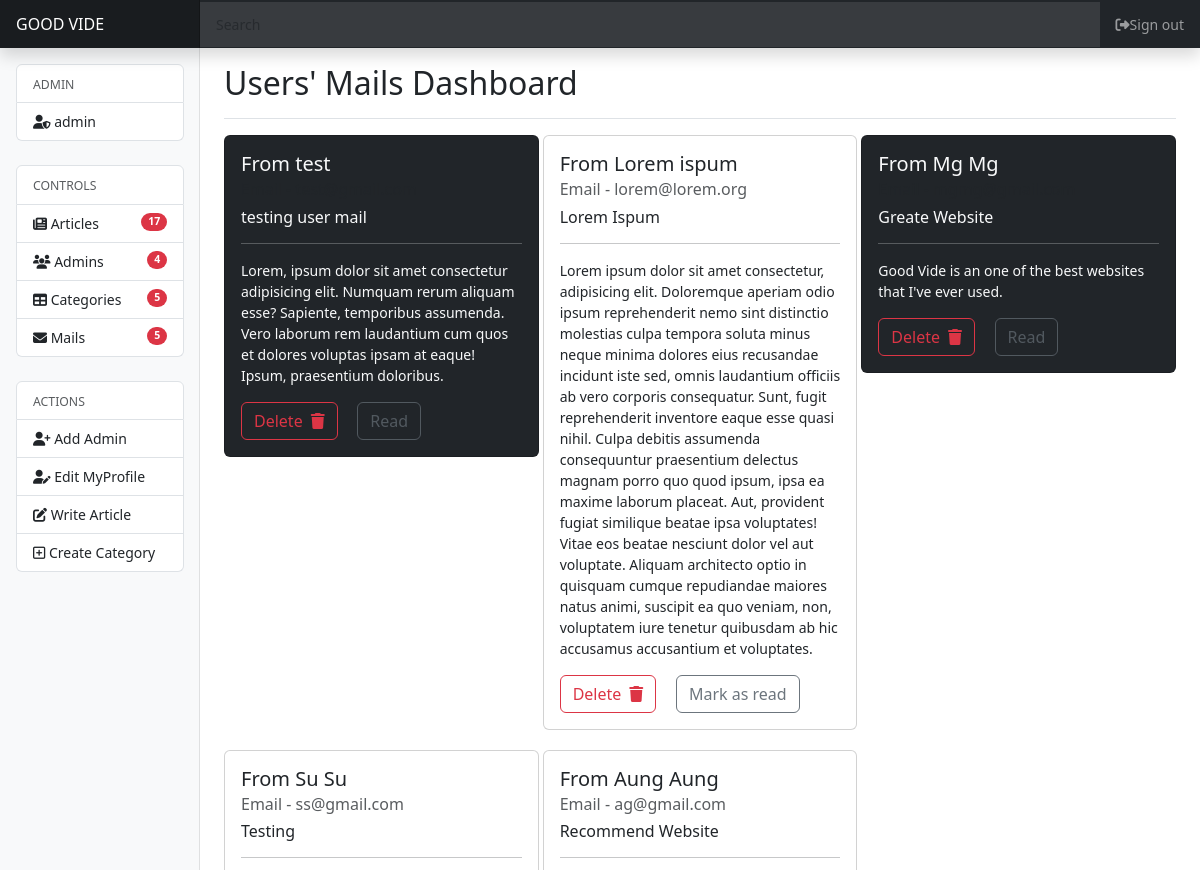
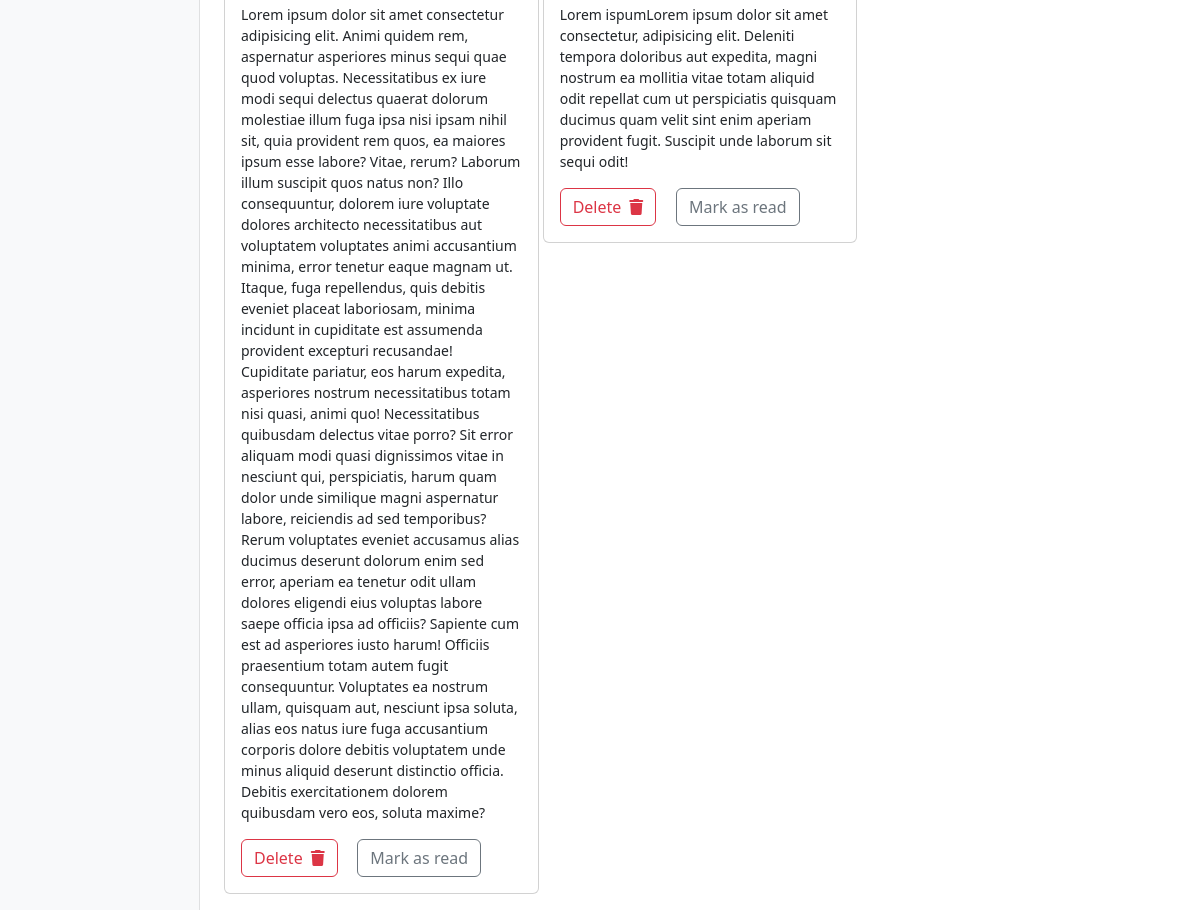
The page /admin/mail.php (signed in) on the database its author committed (2 pictures, top to bottom).
### tables this page shows
CREATE TABLE `mails` (
  `id` int NOT NULL,
  `name` varchar(100) NOT NULL,
  `email` varchar(100) NOT NULL,
  `subject` varchar(255) NOT NULL,
  `message` text NOT NULL,
  `is_read` tinyint(1) NOT NULL DEFAULT '0',
  `created_at` timestamp NOT NULL DEFAULT CURRENT_TIMESTAMP
);

### config/DB.php (called while the page is built, shortened)
<?php
class DB
{
    function __construct()
    {
        try {
            $this->pdo = new PDO("mysql:dbhost=" . self::DB_HOST . ";dbname=" . self::DB_NAME, self::DB_USERNAME, self::DB_PSW, [
                PDO::ATTR_ERRMODE => PDO::ERRMODE_EXCEPTION,
                PDO::ATTR_DEFAULT_FETCH_MODE => PDO::FETCH_OBJ
            ]);
        } catch (PDOException $e) {
            $e->getMessage();
        }
    }
    public function crud($query, $data = null, $fetch = null, $fetchAll = null)
    {
        $stmt = $this->pdo->prepare($query);
        $result = $stmt->execute($data);
        if ($fetchAll) return $stmt->fetchAll();
        return $result;
    }
}

### admin/mail.php (the view, shortened to what this page needs)
<?php require "header.php" ?>
<div class="d-flex justify-content-between flex-wrap flex-md-nowrap align-items-center pt-3 pb-2 mb-3 border-bottom">
    <h1 class="h2">Users' Mails Dashboard</h1>
</div>
<div class="row row-cols-1 row-cols-sm-2 row-cols-md-3 g-1">
    <?php
    if (empty($_POST['search'])) {
        $result = $db->crud("SELECT * FROM mails", null, false, true);
    } else {
        $searchKey = $_POST['search'];
        $result = $db->crud("SELECT * FROM mails WHERE email LIKE '%$searchKey%'", null, false, true);
    }
    if ($result) :
        foreach ($result as $mail) :
    ?>
            <div class="col">
                <div id="card<?= $mail->id ?>" class="card <?php
                                                            if ($mail->is_read) echo "text-light bg-dark";
                                                            else echo "text-dark bg-white";
                                                            ?>   mb-3">
                    <div class="card-body">
                        <h5 class="card-title">From <?= $mail->name ?></h5>
                        <h6 class="card-subtitle mb-2 text-muted">Email - <?= $mail->email ?></h6>
                        <h6><?= $mail->subject ?></h6>
                        <hr>
                        <p class="card-text"><?= $mail->message ?></p>
                        <a href="delete-mail.php?id=<?= $mail->id ?>" class="card-link btn btn-outline-danger" onclick="return confirm('Are you sure you want to delete?')">Delete<i class="fa-solid fa-trash ps-0 ps-md-2"></i></a>
                        <a href="read.php?id=<?= $mail->id ?>" class="card-link <?php
                                                                                if ($mail->is_read) echo "disabled";
                                                                                ?> btn btn-outline-secondary"><?php
                                                                                                                if ($mail->is_read) echo "Read";
                                                                                                                else echo "Mark as read";
                                                                                                                ?></a>
                    </div>
                </div>
            </div>
    <?php endforeach;
    endif;
    ?>
</div>
<?php require "footer.php" ?>

### admin/css/dashboard.css (style rules this page uses)
body { font-size: .875rem; }

### rows shown on the page
mails: name "test", subject "testing user mail", message "Lorem, ipsum dolor sit amet consectetur adipisicing elit. Numquam rerum aliquam esse? Sapiente, temporibus assumenda. Vero laborum rem laudantium cum quos et dolores voluptas ipsam at eaque! Ipsum, praesentium doloribus.", is_read "Read"
mails: name "Lorem ispum", email "lorem@lorem.org", subject "Lorem Ispum", message "Lorem ipsum dolor sit amet consectetur, adipisicing elit. Doloremque aperiam odio ipsum reprehenderit nemo sint distinctio molestias culpa tempora soluta minus neque minima dolores eius recusandae incidunt iste sed, omnis laudantium officiis ab vero corporis consequatur. Sunt, fugit reprehenderit inventore eaque esse quasi nihil. Culpa debitis assumenda consequuntur praesentium delectus magnam porro quo quod ipsum, ipsa ea maxime laborum placeat. Aut, provident fugiat similique beatae ipsa voluptates! Vitae eos beatae nesciunt dolor vel aut voluptate. Aliquam architecto optio in quisquam cumque repudiandae maiores natus animi, suscipit ea quo veniam, non, voluptatem iure tenetur quibusdam…", is_read "Mark as read"
mails: name "Mg Mg", subject "Greate Website", message "Good Vide is an one of the best websites that I've ever used.", is_read "Read"
mails: name "Su Su", email "ss@gmail.com", subject "Testing", message "Lorem ipsum dolor sit amet consectetur adipisicing elit. Animi quidem rem, aspernatur asperiores minus sequi quae quod voluptas. Necessitatibus ex iure modi sequi delectus quaerat dolorum molestiae illum fuga ipsa nisi ipsam nihil sit, quia provident rem quos, ea maiores ipsum esse labore? Vitae, rerum? Laborum illum suscipit quos natus non? Illo consequuntur, dolorem iure voluptate dolores architecto necessitatibus aut voluptatem voluptates animi accusantium minima, error tenetur eaque magnam ut. Itaque, fuga repellendus, quis debitis eveniet placeat laboriosam, minima incidunt in cupiditate est assumenda provident excepturi recusandae! Cupiditate pariatur, eos harum expedita, asperiores…", is_read "Mark as read"
mails: name "Aung Aung", email "ag@gmail.com", subject "Recommend Website", message "Lorem ispumLorem ipsum dolor sit amet consectetur, adipisicing elit. Deleniti tempora doloribus aut expedita, magni nostrum ea mollitia vitae totam aliquid odit repellat cum ut perspiciatis quisquam ducimus quam velit sint enim aperiam provident fugit. Suscipit unde laborum sit sequi odit!", is_read "Mark as read"

### other values the page prints
$_SESSION['admin']['name'] "admin"
count($numOfarts) "17"
count($numOfadmins) "4"
count($numOfcats) "5"
count($numOfmails) "5"
